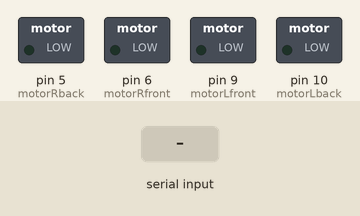
Simulated run of this sketch. Board: Arduino Uno, built with avr-gcc and run on an emulated ATmega328P. Shown: switched loads named in the sketch (green lamp = pin HIGH). Inputs (shaded band) come from the test bench.

Above: at 1.2 s.
1.3 s: "L\n" received over Serial
At 2.1 s:
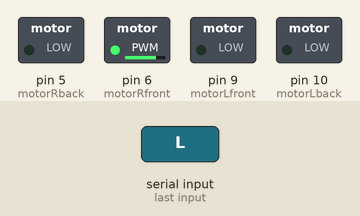
2.8 s: "R\n" received over Serial
At 3.7 s:
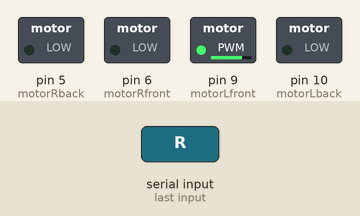
4.3 s: "D\n" received over Serial
At 5.5 s:
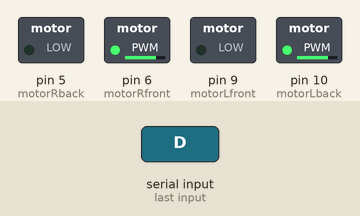
5.8 s: "1\n" received over Serial
At 7.2 s:
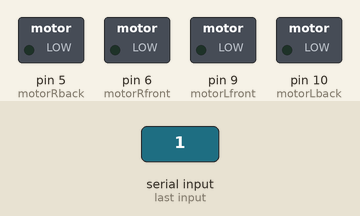
Timing chart, 0 to 8.3 s (numbered marks = the images above; inputs shaded):
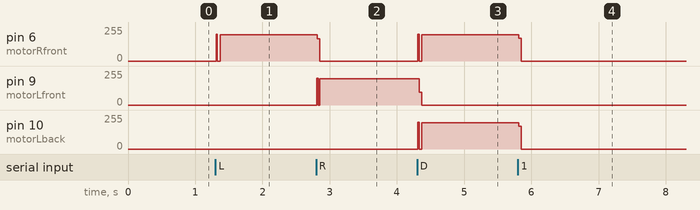

Measured:
- after the input at 1.3 s, pin 6 (motorRfront): 0/255 → 197/255 at once
- after the input at 2.8 s, pin 6 (motorRfront): 197/255 → 0/255 at once; pin 9 (motorLfront): 0/255 → 197/255 at once
- after the input at 4.3 s, pin 6 (motorRfront), pin 10 (motorLback): 0/255 → 197/255 at once; pin 9 (motorLfront): 197/255 → 0/255 at once
- after the input at 5.8 s, pin 6 (motorRfront), pin 10 (motorLback): 197/255 → 0/255 at once

The sketch:

L9110S.ino
```cpp
byte DataToRead[2];      // 여기에 Serial 통신으로 받은 데이터를 저장
char  dir;           // 이 변수를 이용해 기기가 나아갈 방향을 결정
int i, speed = 200;      // 기본 speed는 모터 200을 넣었을 때의 속도

static int motorLfront = 9;   // 09번 포트 : 왼쪽 바퀴 전진 신호
static int motorRfront = 6;   // 06번 포트 : 오른쪽 바퀴 전진 신호
static int motorLback = 10;   // 10번 포트 : 왼쪽 바퀴 후진 신호
static int motorRback = 5;   // 05번 포트 : 오른쪽 바퀴 후진 신호

void setup()
{
    // 9600의 속도로 Serial 통신
    // Serial 입력을 받는 최대시간을 0.001초로 설정
    Serial.begin(9600);
    Serial.setTimeout(1);

    pinMode(motorLfront, OUTPUT);
    pinMode(motorRfront, OUTPUT);
    pinMode(motorLback, OUTPUT);
    pinMode(motorRback, OUTPUT);
}

void loop()
{
    // 루프가 시작할 때마다 양 바퀴의 속도를 0으로 초기화
    analogWrite(motorLfront, 0);
    analogWrite(motorRfront, 0);
    analogWrite(motorLback, 0);
    analogWrite(motorRback, 0);

    // char(10) == ‘\n’, 개행 문자를 받을 때까지 Serial 입력 받음
    DataToRead[1] = '\n';
    Serial.readBytesUntil(char(10), DataToRead, 2);

    // 입력받은 Serial 데이터의 맨 처음 글자로 방향 결정
    dir = DataToRead[0];

    /* Turn Left */
    if (dir == 'L')
    {
        // 좌회전하기 위해 오른쪽 바퀴를 전진 구동
        analogWrite(motorLfront, 0);
        analogWrite(motorRfront, speed);
    }
    /* Turn Right */
    else if (dir == 'R')
    {
        // 우회전하기 위해 왼쪽 바퀴를 전진 구동
        analogWrite(motorLfront, speed);
        analogWrite(motorRfront, 0);
    }
    /* Go Straight */
    else if (dir == 'S')
    {
        // 직진 시 두 바퀴 모두 전진 구동
        analogWrite(motorLfront, speed);
        analogWrite(motorRfront, speed);
    }
    /* Can’t see line, Search line */
    else if (dir == 'D')
    {
        // 제자리에서 길을 탐색하기 위해 왼쪽으로 돌면서 길을 탐색
        analogWrite(motorLback, speed);
        analogWrite(motorRfront, speed);
    }
    // 0.01초간 해당 방향으로 주행
    delay(10);
}
```
